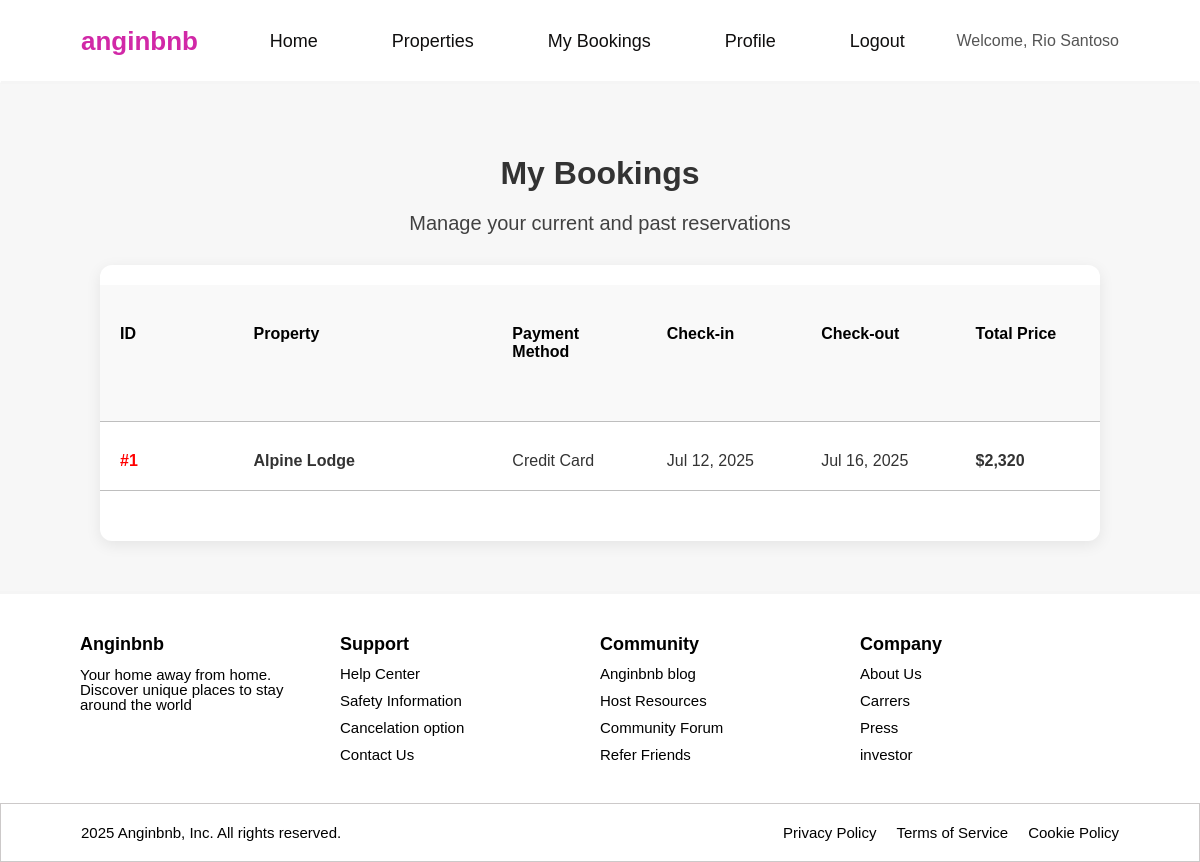
The app's page /my-bookings.php (signed in) with its own data.
### tables this page shows
CREATE TABLE MsTransaction (
    TransactionID INT(10) NOT NULL AUTO_INCREMENT,
    CheckIn DATE NOT NULL,
    CheckOut DATE NOT NULL,
    PaymentTypeID INT(10) NOT NULL,
    UserID INT(10) NOT NULL,
    PropertyID INT(10) NOT NULL,
    TotalPrice INT(10) NOT NULL,
    PRIMARY KEY (TransactionID),
    FOREIGN KEY (PaymentTypeID) REFERENCES MsPaymentType(PaymentTypeID)
        ON UPDATE CASCADE ON DELETE CASCADE,
    FOREIGN KEY (UserID) REFERENCES MsUser(UserID)
        ON UPDATE CASCADE ON DELETE CASCADE,
    FOREIGN KEY (PropertyID) REFERENCES MsProperty(PropertyID)
        ON UPDATE CASCADE ON DELETE CASCADE
);

CREATE TABLE MsProperty (
    PropertyID INT(10) NOT NULL AUTO_INCREMENT,
    PropertyName VARCHAR(100) NOT NULL,
    PropertyLocation VARCHAR(100) NOT NULL,
    PropertyPrice INT(10) NOT NULL,
    PropertyDescription VARCHAR(200) NOT NULL,
    PropertyRating DECIMAL(3, 1) NOT NULL,
    CategoryID INT(10) NOT NULL,
    PRIMARY KEY (PropertyID),
    FOREIGN KEY (CategoryID) REFERENCES MsCategory(CategoryID) 
        ON UPDATE CASCADE ON DELETE CASCADE
);

CREATE TABLE MsPaymentType (
    PaymentTypeID INT(10) NOT NULL AUTO_INCREMENT,
    PaymentTypeName VARCHAR(20) NOT NULL,
    PRIMARY KEY (PaymentTypeID)
);

### my-bookings.php (the view, shortened to what this page needs)
<?php
include 'config/database.php';
include 'components/header.php';
include 'components/navbar.php';
$user_id = $_SESSION['user_id'];
$query = "SELECT t.*, p.PropertyName, pt.PaymentTypeName
          FROM MsTransaction t
          JOIN MsProperty p ON t.PropertyID = p.PropertyID
          JOIN MsPaymentType pt ON t.PaymentTypeID = pt.PaymentTypeID
          WHERE t.UserID = '$user_id'
          ORDER BY t.TransactionID ASC";
$result = mysqli_query($connect, $query);
?>
<main>
    <div class="container">
        <h1>My Bookings</h1>
        <p>Manage your current and past reservations</p>
        <?php if (mysqli_num_rows($result) > 0): ?>
            <div class="bookinggrid-wrapper">
                <div class="bookinggrid" style="font-weight: bold; background-color: #f9f9f9;">
                    <div class="judulbooking">ID</div>
                    <div class="judulbooking">Property</div>
                    <div class="judulbooking">Payment Method</div>
                    <div class="judulbooking">Check-in</div>
                    <div class="judulbooking">Check-out</div>
                    <div class="judulbooking">Total Price</div>
                </div>
                <div class="isibooking">
                    <?php while ($row = mysqli_fetch_assoc($result)): ?>
                        <div class="isibookinggrid">
                            <div class="booking-id">#<?php echo $row['TransactionID']; ?></div>
                            <div class="property-name" style="font-weight: 600;"><?php echo $row['PropertyName']; ?></div>
                            <div class="Isi"><?php echo $row['PaymentTypeName']; ?></div>
                            <div class="Isi"><?php echo date('M d, Y', strtotime($row['CheckIn'])); ?></div>
                            <div class="Isi"><?php echo date('M d, Y', strtotime($row['CheckOut'])); ?></div>
                            <div class="Isi total-price" style="font-weight: bold;">
                                $<?php echo number_format($row['TotalPrice']); ?>
                            </div>
                        </div>
                    <?php endwhile; ?>
                </div>
            </div>
        <?php endif; ?>
    </div>
</main>
<?php include 'components/footer.php'; ?>

### assets/css/style.css (style rules this page uses)
body { font-family: Arial, sans-serif; background-color: #f7f7f7; color: #333333; min-height: 100vh; margin: 0; padding: 0; display: flex; flex-direction: column; }

### assets/css/home.css (style rules this page uses)
body { background-color: white; color: #333333; min-height: 100vh; display: flex; flex-direction: column; }
main { flex-grow: 1; width: 100%; }

### assets/css/my-bookings.css (style rules this page uses)
body { font-family: Arial, sans-serif; background-color: #f7f7f7; color: #333333; min-height: 100vh; margin: 0; padding: 0; display: flex; flex-direction: column; }
main { flex-grow: 1; padding: 40px 0px; }
.container { max-width: 1000px; margin: 0 auto; padding: 0 30px; }
h1 { font-size: 32px; font-weight: 800; margin-bottom: 5px; text-align: center; color: #333; }
main p { font-size: 20px; color: #414141; margin-bottom: 30px; text-align: center; }
.bookinggrid-wrapper { background-color: white; padding: 20px 0; border-radius: 12px; box-shadow: 0 4px 15px rgba(0, 0, 0, 0.08); overflow-x: auto; }
.container { width: 100%; }
.judulbooking { margin-bottom: 40px; color: black; font-weight: 800; margin-top: 40px; gap: 20px; }
.bookinggrid, .isibookinggrid, .bookinggrid.booking-row { display: grid; grid-template-columns: 0.8fr 2fr repeat(4, 1fr); padding: 0 20px; text-align: left; gap: 50px; border-bottom: 1px solid rgb(190, 190, 190); margin-bottom: 30px; padding-bottom: 20px; }
.booking-id { color: red; font-weight: 600; }

### records on screen
mstransaction: TransactionID "1", PropertyID.PropertyName "Alpine Lodge", PaymentTypeID.PaymentTypeName "Credit Card", CheckIn "Jul 12, 2025", CheckOut "Jul 16, 2025", TotalPrice "2,320"

### other values on screen
$_SESSION['user_name'] "Rio Santoso"
